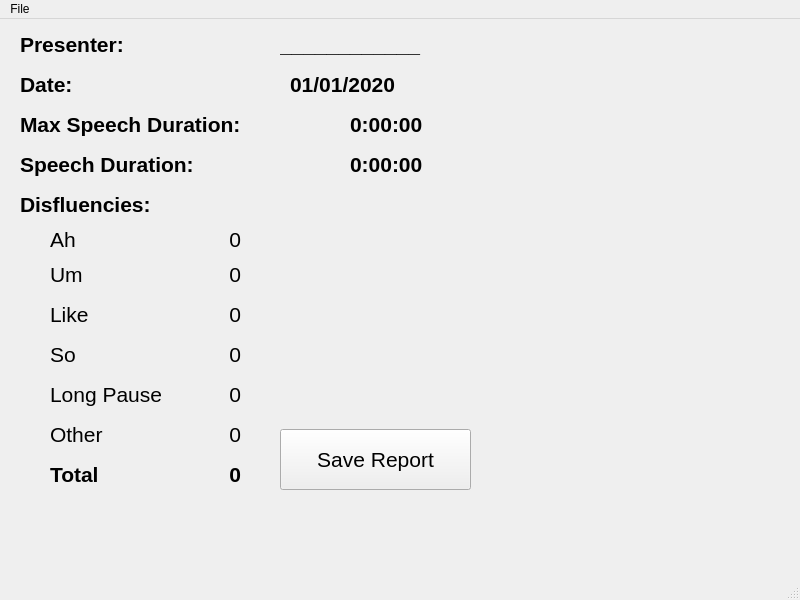
<?xml version="1.0" encoding="UTF-8"?>
<ui version="4.0">
 <class>ReportWindow</class>
 <widget class="QMainWindow" name="ReportWindow">
  <property name="geometry">
   <rect>
    <x>0</x>
    <y>0</y>
    <width>800</width>
    <height>600</height>
   </rect>
  </property>
  <property name="windowTitle">
   <string>Report</string>
  </property>
  <widget class="QWidget" name="centralwidget">
   <widget class="QLabel" name="speechDurationLabel">
    <property name="geometry">
     <rect>
      <x>20</x>
      <y>130</y>
      <width>251</width>
      <height>31</height>
     </rect>
    </property>
    <property name="font">
     <font>
      <pointsize>16</pointsize>
      <weight>75</weight>
      <bold>true</bold>
     </font>
    </property>
    <property name="text">
     <string>Speech Duration:</string>
    </property>
   </widget>
   <widget class="QLabel" name="speechDurationTime">
    <property name="geometry">
     <rect>
      <x>350</x>
      <y>130</y>
      <width>121</width>
      <height>31</height>
     </rect>
    </property>
    <property name="font">
     <font>
      <pointsize>16</pointsize>
      <weight>75</weight>
      <bold>true</bold>
     </font>
    </property>
    <property name="text">
     <string>0:00:00</string>
    </property>
    <property name="alignment">
     <set>Qt::AlignLeading|Qt::AlignLeft|Qt::AlignVCenter</set>
    </property>
   </widget>
   <widget class="QLabel" name="disfluenciesLabel">
    <property name="geometry">
     <rect>
      <x>20</x>
      <y>165</y>
      <width>231</width>
      <height>41</height>
     </rect>
    </property>
    <property name="font">
     <font>
      <pointsize>16</pointsize>
      <weight>75</weight>
      <bold>true</bold>
     </font>
    </property>
    <property name="text">
     <string>Disfluencies:</string>
    </property>
   </widget>
   <widget class="QLabel" name="ahLabel">
    <property name="geometry">
     <rect>
      <x>50</x>
      <y>205</y>
      <width>55</width>
      <height>31</height>
     </rect>
    </property>
    <property name="font">
     <font>
      <pointsize>16</pointsize>
     </font>
    </property>
    <property name="text">
     <string>Ah</string>
    </property>
   </widget>
   <widget class="QLabel" name="umLabel">
    <property name="geometry">
     <rect>
      <x>50</x>
      <y>240</y>
      <width>55</width>
      <height>31</height>
     </rect>
    </property>
    <property name="font">
     <font>
      <pointsize>16</pointsize>
     </font>
    </property>
    <property name="text">
     <string>Um</string>
    </property>
   </widget>
   <widget class="QLabel" name="likeLabel">
    <property name="geometry">
     <rect>
      <x>50</x>
      <y>280</y>
      <width>91</width>
      <height>31</height>
     </rect>
    </property>
    <property name="font">
     <font>
      <pointsize>16</pointsize>
     </font>
    </property>
    <property name="text">
     <string>Like</string>
    </property>
   </widget>
   <widget class="QLabel" name="soLabel">
    <property name="geometry">
     <rect>
      <x>50</x>
      <y>320</y>
      <width>71</width>
      <height>31</height>
     </rect>
    </property>
    <property name="font">
     <font>
      <pointsize>16</pointsize>
     </font>
    </property>
    <property name="text">
     <string>So</string>
    </property>
   </widget>
   <widget class="QLabel" name="longPauseLabel">
    <property name="geometry">
     <rect>
      <x>50</x>
      <y>360</y>
      <width>151</width>
      <height>31</height>
     </rect>
    </property>
    <property name="font">
     <font>
      <pointsize>16</pointsize>
     </font>
    </property>
    <property name="text">
     <string>Long Pause</string>
    </property>
   </widget>
   <widget class="QLabel" name="otherDisfluencyLabel">
    <property name="geometry">
     <rect>
      <x>50</x>
      <y>400</y>
      <width>101</width>
      <height>31</height>
     </rect>
    </property>
    <property name="font">
     <font>
      <pointsize>16</pointsize>
     </font>
    </property>
    <property name="text">
     <string>Other</string>
    </property>
   </widget>
   <widget class="QLabel" name="ahCount">
    <property name="geometry">
     <rect>
      <x>210</x>
      <y>205</y>
      <width>31</width>
      <height>31</height>
     </rect>
    </property>
    <property name="font">
     <font>
      <pointsize>16</pointsize>
     </font>
    </property>
    <property name="layoutDirection">
     <enum>Qt::LeftToRight</enum>
    </property>
    <property name="text">
     <string>0</string>
    </property>
    <property name="alignment">
     <set>Qt::AlignRight|Qt::AlignTrailing|Qt::AlignVCenter</set>
    </property>
   </widget>
   <widget class="QLabel" name="umCount">
    <property name="geometry">
     <rect>
      <x>210</x>
      <y>240</y>
      <width>31</width>
      <height>31</height>
     </rect>
    </property>
    <property name="font">
     <font>
      <pointsize>16</pointsize>
     </font>
    </property>
    <property name="text">
     <string>0</string>
    </property>
    <property name="alignment">
     <set>Qt::AlignRight|Qt::AlignTrailing|Qt::AlignVCenter</set>
    </property>
   </widget>
   <widget class="QLabel" name="likeCount">
    <property name="geometry">
     <rect>
      <x>210</x>
      <y>280</y>
      <width>31</width>
      <height>31</height>
     </rect>
    </property>
    <property name="font">
     <font>
      <pointsize>16</pointsize>
     </font>
    </property>
    <property name="text">
     <string>0</string>
    </property>
    <property name="alignment">
     <set>Qt::AlignRight|Qt::AlignTrailing|Qt::AlignVCenter</set>
    </property>
   </widget>
   <widget class="QLabel" name="soCount">
    <property name="geometry">
     <rect>
      <x>210</x>
      <y>320</y>
      <width>31</width>
      <height>31</height>
     </rect>
    </property>
    <property name="font">
     <font>
      <pointsize>16</pointsize>
     </font>
    </property>
    <property name="text">
     <string>0</string>
    </property>
    <property name="alignment">
     <set>Qt::AlignRight|Qt::AlignTrailing|Qt::AlignVCenter</set>
    </property>
   </widget>
   <widget class="QLabel" name="longPauseCount">
    <property name="geometry">
     <rect>
      <x>210</x>
      <y>360</y>
      <width>31</width>
      <height>31</height>
     </rect>
    </property>
    <property name="font">
     <font>
      <pointsize>16</pointsize>
     </font>
    </property>
    <property name="text">
     <string>0</string>
    </property>
    <property name="alignment">
     <set>Qt::AlignRight|Qt::AlignTrailing|Qt::AlignVCenter</set>
    </property>
   </widget>
   <widget class="QLabel" name="otherDisfluencyCount">
    <property name="geometry">
     <rect>
      <x>210</x>
      <y>400</y>
      <width>31</width>
      <height>31</height>
     </rect>
    </property>
    <property name="font">
     <font>
      <pointsize>16</pointsize>
     </font>
    </property>
    <property name="text">
     <string>0</string>
    </property>
    <property name="alignment">
     <set>Qt::AlignRight|Qt::AlignTrailing|Qt::AlignVCenter</set>
    </property>
   </widget>
   <widget class="QLabel" name="totalDisfluenciesLabel">
    <property name="geometry">
     <rect>
      <x>50</x>
      <y>440</y>
      <width>101</width>
      <height>31</height>
     </rect>
    </property>
    <property name="font">
     <font>
      <pointsize>16</pointsize>
      <weight>75</weight>
      <bold>true</bold>
     </font>
    </property>
    <property name="text">
     <string>Total</string>
    </property>
   </widget>
   <widget class="QLabel" name="totalDisfluenciesCount">
    <property name="geometry">
     <rect>
      <x>210</x>
      <y>440</y>
      <width>31</width>
      <height>31</height>
     </rect>
    </property>
    <property name="font">
     <font>
      <pointsize>16</pointsize>
      <weight>75</weight>
      <bold>true</bold>
     </font>
    </property>
    <property name="text">
     <string>0</string>
    </property>
    <property name="alignment">
     <set>Qt::AlignRight|Qt::AlignTrailing|Qt::AlignVCenter</set>
    </property>
   </widget>
   <widget class="QLabel" name="presenterNameLabel">
    <property name="geometry">
     <rect>
      <x>20</x>
      <y>10</y>
      <width>251</width>
      <height>31</height>
     </rect>
    </property>
    <property name="font">
     <font>
      <pointsize>16</pointsize>
      <weight>75</weight>
      <bold>true</bold>
     </font>
    </property>
    <property name="text">
     <string>Presenter:</string>
    </property>
   </widget>
   <widget class="QLabel" name="presenterName">
    <property name="geometry">
     <rect>
      <x>280</x>
      <y>10</y>
      <width>191</width>
      <height>31</height>
     </rect>
    </property>
    <property name="font">
     <font>
      <pointsize>16</pointsize>
      <weight>75</weight>
      <bold>true</bold>
     </font>
    </property>
    <property name="text">
     <string>____________</string>
    </property>
   </widget>
   <widget class="QPushButton" name="saveButton">
    <property name="geometry">
     <rect>
      <x>280</x>
      <y>410</y>
      <width>191</width>
      <height>61</height>
     </rect>
    </property>
    <property name="font">
     <font>
      <pointsize>16</pointsize>
     </font>
    </property>
    <property name="text">
     <string>Save Report</string>
    </property>
   </widget>
   <widget class="QLabel" name="maxSpeechDurationLabel">
    <property name="geometry">
     <rect>
      <x>20</x>
      <y>90</y>
      <width>321</width>
      <height>31</height>
     </rect>
    </property>
    <property name="font">
     <font>
      <pointsize>16</pointsize>
      <weight>75</weight>
      <bold>true</bold>
     </font>
    </property>
    <property name="text">
     <string>Max Speech Duration:</string>
    </property>
   </widget>
   <widget class="QLabel" name="maxSpeechDurationTime">
    <property name="geometry">
     <rect>
      <x>350</x>
      <y>90</y>
      <width>121</width>
      <height>31</height>
     </rect>
    </property>
    <property name="font">
     <font>
      <pointsize>16</pointsize>
      <weight>75</weight>
      <bold>true</bold>
     </font>
    </property>
    <property name="text">
     <string>0:00:00</string>
    </property>
    <property name="alignment">
     <set>Qt::AlignLeading|Qt::AlignLeft|Qt::AlignVCenter</set>
    </property>
   </widget>
   <widget class="QLabel" name="dateLabel">
    <property name="geometry">
     <rect>
      <x>20</x>
      <y>50</y>
      <width>251</width>
      <height>31</height>
     </rect>
    </property>
    <property name="font">
     <font>
      <pointsize>16</pointsize>
      <weight>75</weight>
      <bold>true</bold>
     </font>
    </property>
    <property name="text">
     <string>Date:</string>
    </property>
   </widget>
   <widget class="QLabel" name="dateOfSpeech">
    <property name="geometry">
     <rect>
      <x>290</x>
      <y>50</y>
      <width>181</width>
      <height>31</height>
     </rect>
    </property>
    <property name="font">
     <font>
      <pointsize>16</pointsize>
      <weight>75</weight>
      <bold>true</bold>
     </font>
    </property>
    <property name="text">
     <string>01/01/2020</string>
    </property>
    <property name="alignment">
     <set>Qt::AlignLeading|Qt::AlignLeft|Qt::AlignVCenter</set>
    </property>
   </widget>
  </widget>
  <widget class="QMenuBar" name="menubar">
   <property name="geometry">
    <rect>
     <x>0</x>
     <y>0</y>
     <width>800</width>
     <height>26</height>
    </rect>
   </property>
   <widget class="QMenu" name="menuFile">
    <property name="title">
     <string>File</string>
    </property>
    <addaction name="actionQuit"/>
   </widget>
   <addaction name="menuFile"/>
  </widget>
  <widget class="QStatusBar" name="statusbar"/>
  <action name="actionQuit">
   <property name="text">
    <string>Quit</string>
   </property>
  </action>
 </widget>
 <resources/>
 <connections/>
</ui>
